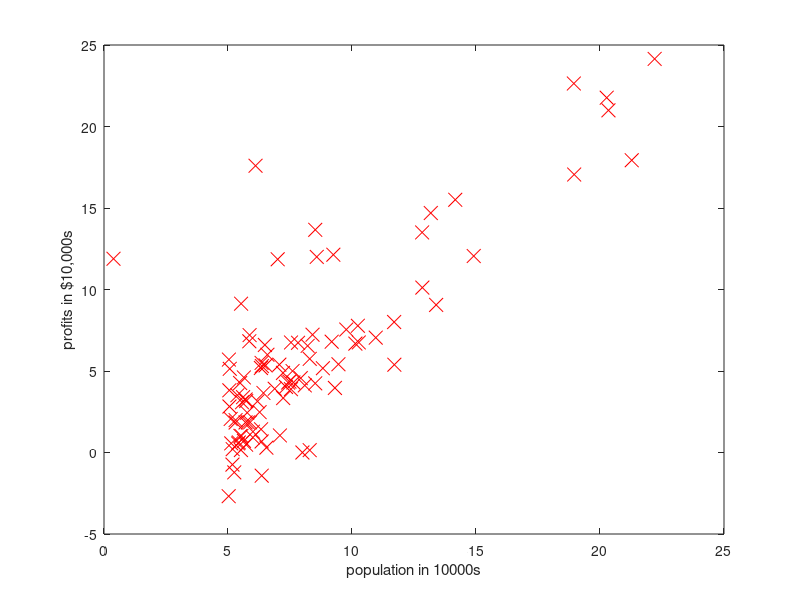

Recreate this plot in MATLAB. (Note: this script raises an error after producing the figure.)
%collect data and tabulate
clear all;
close all;
clc
data1=csvread('ex1data1.txt');
X=data1(:,1);
Y=data1(:,2);
m=length(Y);
%plot data
figure;
plot(X,Y,'rx', 'MarkerSize', 10);
xlabel('population in 10000s');
ylabel('profits in $10,000s');
fprintf('program paused. Press space to continue. \n')
pause;
%gradient descent
X=[ones(m,1), data1(:,1)];
theta=zeros(2,1);
predictions=X*theta;
alpha=0.01;
iterations=1000;
theta=gradientdescent(X,Y, theta, alpha, iterations);
%compute cost
predictions=X*theta;
J=(1/(2*m))*sum((predictions-Y).^2);
fprintf('theta1=%f and theta2=%f \n', theta(1), theta(2))
fprintf('the cost at these values of theta is %f \n', J)
fprintf('program paused. Press space to continue. \n')
pause;
%if J is greater than some value than again iterate for few more time
if J>1
    iterations=3500;
    theta=gradientdescent(X,Y, theta, alpha, iterations);
end
predictions=X*theta;
J=(1/(2*m))*sum((predictions-Y).^2);
fprintf('theta1=%f and theta2=%f \n', theta(1), theta(2))
fprintf('the cost at these values of theta is %f \n', J)
fprintf('program paused. Press space to continue. \n')
pause;
hold on;
plot(X(:,2), X*theta, '-');
hold off;
fprintf('program paused. Press space to continue. \n')
pause;
%visualizing J
theta0_vals=linspace(-10,10,100);
theta1_vals=linspace(-1,4,100);
J_vals = zeros(length(theta0_vals), length(theta1_vals));
for i = 1:length(theta0_vals)
    for j = 1:length(theta1_vals)
	  t = [theta0_vals(i); theta1_vals(j)];
      predictions=X*t;
	  J_vals(i,j) = (1/(2*m))*sum((predictions-Y).^2);
    end
end
J_vals = J_vals';
% Surface plot
figure;
surf(theta0_vals, theta1_vals, J_vals)
xlabel('\theta_0'); 
ylabel('\theta_1');
fprintf('program paused. Press space to continue. \n')
pause;
% Contour plot
figure;
% Plot J_vals as 15 contours spaced logarithmically between 0.01 and 100
contour(theta0_vals, theta1_vals, J_vals, logspace(-2, 3, 20))
xlabel('\theta_0'); 
ylabel('\theta_1');
hold on;
plot(theta(1), theta(2), 'rx', 'MarkerSize', 10, 'LineWidth', 2);


